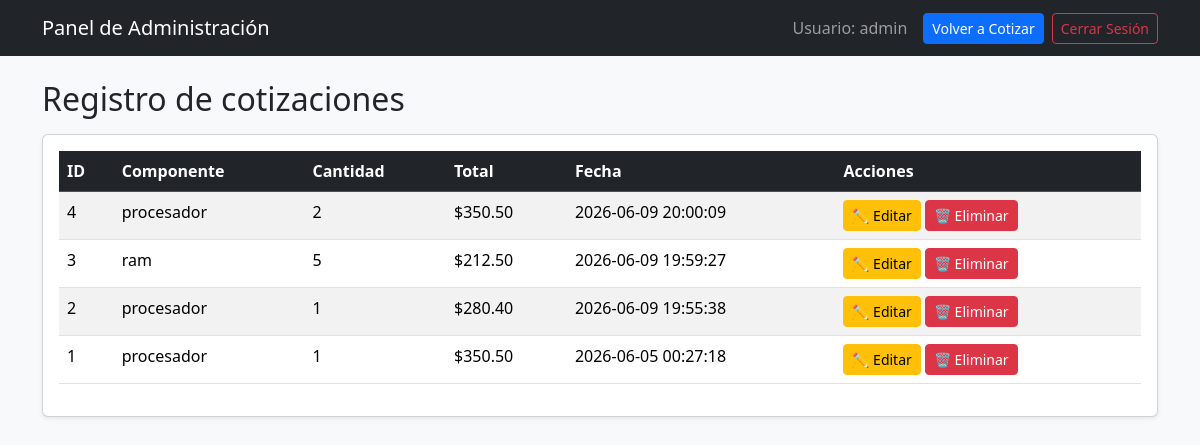
Page /dashboard.php (signed in) on the committed database.
### tables this page shows
CREATE TABLE cotizaciones(
        id INTEGER PRIMARY KEY AUTOINCREMENT,
        componente TEXT NOT NULL,
        cantidad INTEGER NOT NULL,
        total REAL NOT NULL, 
        fecha DATETIME DEFAULT CURRENT_TIMESTAMP
    );

### dashboard.php (the view, shortened to what this page needs)
<?php
require 'conexion.php';
$stmt = $pdo->query("SELECT * FROM cotizaciones ORDER BY id DESC");
$cotizaciones = $stmt->fetchAll(PDO::FETCH_ASSOC);
?>
<!DOCTYPE html>
<html lang="es">
<head>
    <link href="https://cdn.jsdelivr.net/npm/bootstrap@5.3.8/dist/css/bootstrap.min.css" rel="stylesheet">
</head>
<body class="bg-light">
    <nav class="navbar navbar-dark bg-dark mb-4">
        <div class="container">
            <a class="navbar-brand" href="">Panel de Administración</a>
            <div class="d-flex align-items-center">
                <span class="navbar-text me-3">Usuario: <?= htmlspecialchars($_SESSION['username']) ?></span>
                <a href="index.php" class="btn btn-primary btn-sm me-2">Volver a Cotizar</a>
                <a href="logout.php" class="btn btn-outline-danger btn-sm">Cerrar Sesión</a>
            </div>
        </div>
    </nav>
    <div class="container">
        <h2>Registro de cotizaciones</h2>
        <div class="card shadow-sm mt-3">
            <div class="card-body">
                <table class="table table-striped table-hover">
                    <thead class="table-dark">
                        <tr>
                            <th>ID</th>
                            <th>Componente</th>
                            <th>Cantidad</th>
                            <th>Total</th>
                            <th>Fecha</th>
                            <th>Acciones</th>
                        </tr>
                    </thead>
                    <tbody>
                        <?php foreach ($cotizaciones as $cot): ?>
                            <tr>
                                <td><?= $cot['id'] ?></td>
                                <td><?= htmlspecialchars($cot['componente']) ?></td>
                                <td><?= $cot['cantidad'] ?></td>
                                <td>$<?= number_format($cot['total'], 2) ?></td>
                                <td><?= $cot['fecha'] ?></td>
                                <td>
                                    <a href="editar.php?id=<?= $cot['id'] ?>" class="btn btn-warning btn-sm">
                                        ✏️ Editar
                                    </a>
                                    <a href="dashboard.php?eliminar=<?= $cot['id'] ?>" class="btn btn-danger btn-sm" onclick="return confirm('¿Está seguro que desea eliminar el registro?');">
                                        🗑️ Eliminar
                                    </a>
                                </td>
                            </tr>
                        <?php endforeach; ?>
                    </tbody>
                </table>
            </div>
        </div>
    </div>
</body>
</html>

### rows in the picture
cotizaciones: id "4", componente "procesador", cantidad "2", total "350.50", fecha "2026-06-09 20:00:09"
cotizaciones: id "3", componente "ram", cantidad "5", total "212.50", fecha "2026-06-09 19:59:27"
cotizaciones: id "2", componente "procesador", cantidad "1", total "280.40", fecha "2026-06-09 19:55:38"
cotizaciones: id "1", componente "procesador", cantidad "1", total "350.50", fecha "2026-06-05 00:27:18"

### other values in the picture
$_SESSION['username'] "admin"
